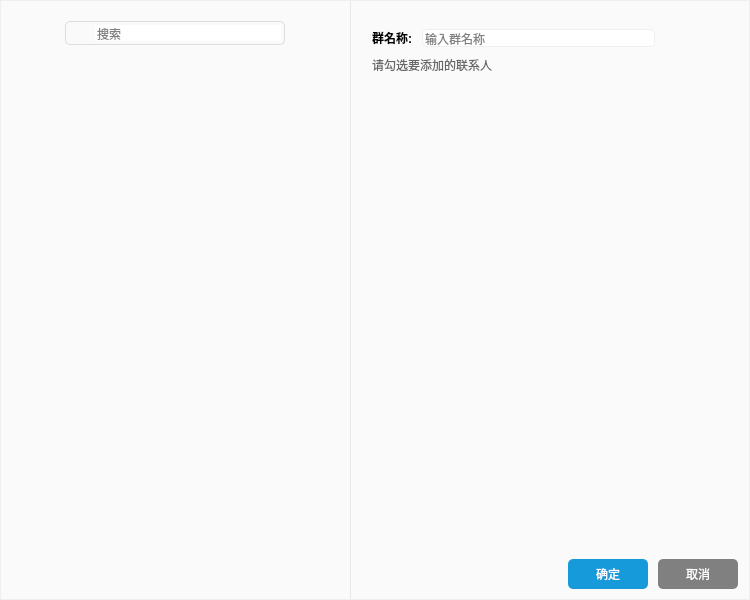
<?xml version="1.0" encoding="UTF-8"?>
<ui version="4.0">
 <class>AddGroupMemberDialog</class>
 <widget class="QDialog" name="AddGroupMemberDialog">
  <property name="geometry">
   <rect>
    <x>0</x>
    <y>0</y>
    <width>750</width>
    <height>600</height>
   </rect>
  </property>
  <property name="minimumSize">
   <size>
    <width>750</width>
    <height>600</height>
   </size>
  </property>
  <property name="maximumSize">
   <size>
    <width>750</width>
    <height>600</height>
   </size>
  </property>
  <property name="windowTitle">
   <string>AddGroupMemberDialog</string>
  </property>
  <layout class="QHBoxLayout" name="horizontalLayout">
   <property name="spacing">
    <number>0</number>
   </property>
   <property name="leftMargin">
    <number>1</number>
   </property>
   <property name="topMargin">
    <number>1</number>
   </property>
   <property name="rightMargin">
    <number>1</number>
   </property>
   <property name="bottomMargin">
    <number>1</number>
   </property>
   <item>
    <widget class="QWidget" name="widget" native="true">
     <property name="styleSheet">
      <string notr="true">QWidget#widget
{
  background:#fafafa;
}</string>
     </property>
     <layout class="QHBoxLayout" name="horizontalLayout_2">
      <property name="spacing">
       <number>0</number>
      </property>
      <property name="leftMargin">
       <number>0</number>
      </property>
      <property name="topMargin">
       <number>0</number>
      </property>
      <property name="rightMargin">
       <number>0</number>
      </property>
      <property name="bottomMargin">
       <number>0</number>
      </property>
      <item>
       <widget class="QWidget" name="widget_2" native="true">
        <property name="minimumSize">
         <size>
          <width>350</width>
          <height>0</height>
         </size>
        </property>
        <property name="maximumSize">
         <size>
          <width>350</width>
          <height>16777215</height>
         </size>
        </property>
        <property name="styleSheet">
         <string notr="true">QWidget#widget_2
{
  border-right:1px solid #e7e7e7;
}</string>
        </property>
        <layout class="QVBoxLayout" name="verticalLayout">
         <property name="spacing">
          <number>10</number>
         </property>
         <property name="leftMargin">
          <number>0</number>
         </property>
         <property name="topMargin">
          <number>20</number>
         </property>
         <property name="rightMargin">
          <number>1</number>
         </property>
         <property name="bottomMargin">
          <number>1</number>
         </property>
         <item>
          <widget class="QWidget" name="wid_search" native="true">
           <property name="minimumSize">
            <size>
             <width>0</width>
             <height>24</height>
            </size>
           </property>
           <property name="maximumSize">
            <size>
             <width>16777215</width>
             <height>24</height>
            </size>
           </property>
           <layout class="QHBoxLayout" name="horizontalLayout_7">
            <property name="spacing">
             <number>0</number>
            </property>
            <property name="leftMargin">
             <number>0</number>
            </property>
            <property name="topMargin">
             <number>0</number>
            </property>
            <property name="rightMargin">
             <number>0</number>
            </property>
            <property name="bottomMargin">
             <number>0</number>
            </property>
            <item>
             <widget class="QWidget" name="widget_8" native="true">
              <property name="minimumSize">
               <size>
                <width>220</width>
                <height>0</height>
               </size>
              </property>
              <property name="maximumSize">
               <size>
                <width>220</width>
                <height>16777215</height>
               </size>
              </property>
              <property name="styleSheet">
               <string notr="true">#widget_8
{
border:1px solid #dddddd;
border-radius:5%;
 }</string>
              </property>
              <layout class="QHBoxLayout" name="horizontalLayout_8">
               <property name="leftMargin">
                <number>4</number>
               </property>
               <property name="topMargin">
                <number>0</number>
               </property>
               <property name="rightMargin">
                <number>4</number>
               </property>
               <property name="bottomMargin">
                <number>0</number>
               </property>
               <item>
                <widget class="QLabel" name="label_3">
                 <property name="minimumSize">
                  <size>
                   <width>20</width>
                   <height>20</height>
                  </size>
                 </property>
                 <property name="maximumSize">
                  <size>
                   <width>20</width>
                   <height>20</height>
                  </size>
                 </property>
                 <property name="styleSheet">
                  <string notr="true">image:url(:/Resources/Images/WinMain/serch.png)</string>
                 </property>
                 <property name="text">
                  <string/>
                 </property>
                 <property name="alignment">
                  <set>Qt::AlignCenter</set>
                 </property>
                </widget>
               </item>
               <item>
                <widget class="QLineEdit" name="lineEdit_2">
                 <property name="styleSheet">
                  <string notr="true">border:none;</string>
                 </property>
                 <property name="placeholderText">
                  <string>搜索</string>
                 </property>
                 <property name="clearButtonEnabled">
                  <bool>true</bool>
                 </property>
                </widget>
               </item>
              </layout>
             </widget>
            </item>
           </layout>
          </widget>
         </item>
         <item>
          <widget class="QWidget" name="widget_4" native="true">
           <layout class="QHBoxLayout" name="horizontalLayout_3">
            <property name="spacing">
             <number>0</number>
            </property>
            <property name="leftMargin">
             <number>0</number>
            </property>
            <property name="topMargin">
             <number>0</number>
            </property>
            <property name="rightMargin">
             <number>0</number>
            </property>
            <property name="bottomMargin">
             <number>0</number>
            </property>
            <item>
             <widget class="QListWidget" name="listWidget">
              <property name="styleSheet">
               <string notr="true">QListWidget
{
border:none;
background:transparent;
}
QListWidget::item{background:transparent;}</string>
              </property>
             </widget>
            </item>
           </layout>
          </widget>
         </item>
        </layout>
       </widget>
      </item>
      <item>
       <widget class="QWidget" name="widget_3" native="true">
        <layout class="QVBoxLayout" name="verticalLayout_2">
         <property name="spacing">
          <number>0</number>
         </property>
         <property name="leftMargin">
          <number>1</number>
         </property>
         <property name="topMargin">
          <number>2</number>
         </property>
         <property name="rightMargin">
          <number>1</number>
         </property>
         <property name="bottomMargin">
          <number>10</number>
         </property>
         <item>
          <widget class="QWidget" name="widget_9" native="true">
           <property name="minimumSize">
            <size>
             <width>0</width>
             <height>20</height>
            </size>
           </property>
           <layout class="QVBoxLayout" name="verticalLayout_3">
            <property name="spacing">
             <number>0</number>
            </property>
            <property name="leftMargin">
             <number>0</number>
            </property>
            <property name="topMargin">
             <number>0</number>
            </property>
            <property name="rightMargin">
             <number>0</number>
            </property>
            <property name="bottomMargin">
             <number>0</number>
            </property>
            <item alignment="Qt::AlignRight">
             <widget class="QPushButton" name="btnClose">
              <property name="sizePolicy">
               <sizepolicy hsizetype="Minimum" vsizetype="Fixed">
                <horstretch>0</horstretch>
                <verstretch>0</verstretch>
               </sizepolicy>
              </property>
              <property name="minimumSize">
               <size>
                <width>20</width>
                <height>20</height>
               </size>
              </property>
              <property name="maximumSize">
               <size>
                <width>20</width>
                <height>20</height>
               </size>
              </property>
              <property name="cursor">
               <cursorShape>PointingHandCursor</cursorShape>
              </property>
              <property name="styleSheet">
               <string notr="true">border:none;</string>
              </property>
              <property name="text">
               <string/>
              </property>
             </widget>
            </item>
           </layout>
          </widget>
         </item>
         <item>
          <widget class="QWidget" name="widget_7" native="true">
           <property name="minimumSize">
            <size>
             <width>0</width>
             <height>30</height>
            </size>
           </property>
           <property name="maximumSize">
            <size>
             <width>16777215</width>
             <height>30</height>
            </size>
           </property>
           <layout class="QHBoxLayout" name="horizontalLayout_6">
            <property name="spacing">
             <number>10</number>
            </property>
            <property name="leftMargin">
             <number>20</number>
            </property>
            <property name="topMargin">
             <number>0</number>
            </property>
            <property name="rightMargin">
             <number>15</number>
            </property>
            <property name="bottomMargin">
             <number>0</number>
            </property>
            <item>
             <widget class="QLabel" name="label_2">
              <property name="styleSheet">
               <string notr="true">color:#000;
font-weight:500;</string>
              </property>
              <property name="text">
               <string>群名称:</string>
              </property>
             </widget>
            </item>
            <item>
             <widget class="QLineEdit" name="groupName">
              <property name="minimumSize">
               <size>
                <width>233</width>
                <height>0</height>
               </size>
              </property>
              <property name="styleSheet">
               <string notr="true">border-radius:5%;
border:1px solid #eee;</string>
              </property>
              <property name="placeholderText">
               <string>输入群名称</string>
              </property>
              <property name="clearButtonEnabled">
               <bool>true</bool>
              </property>
             </widget>
            </item>
            <item>
             <spacer name="horizontalSpacer_3">
              <property name="orientation">
               <enum>Qt::Horizontal</enum>
              </property>
              <property name="sizeHint" stdset="0">
               <size>
                <width>50</width>
                <height>20</height>
               </size>
              </property>
             </spacer>
            </item>
            <item>
             <widget class="QLabel" name="lab_count_2">
              <property name="styleSheet">
               <string notr="true">color:#666666;</string>
              </property>
              <property name="text">
               <string/>
              </property>
             </widget>
            </item>
           </layout>
          </widget>
         </item>
         <item>
          <widget class="QWidget" name="widget_5" native="true">
           <property name="minimumSize">
            <size>
             <width>0</width>
             <height>24</height>
            </size>
           </property>
           <property name="maximumSize">
            <size>
             <width>16777215</width>
             <height>24</height>
            </size>
           </property>
           <layout class="QHBoxLayout" name="horizontalLayout_4">
            <property name="spacing">
             <number>0</number>
            </property>
            <property name="leftMargin">
             <number>20</number>
            </property>
            <property name="topMargin">
             <number>0</number>
            </property>
            <property name="rightMargin">
             <number>15</number>
            </property>
            <property name="bottomMargin">
             <number>0</number>
            </property>
            <item>
             <widget class="QLabel" name="label">
              <property name="styleSheet">
               <string notr="true">color:#666666;</string>
              </property>
              <property name="text">
               <string>请勾选要添加的联系人</string>
              </property>
             </widget>
            </item>
            <item>
             <spacer name="horizontalSpacer">
              <property name="orientation">
               <enum>Qt::Horizontal</enum>
              </property>
              <property name="sizeHint" stdset="0">
               <size>
                <width>112</width>
                <height>20</height>
               </size>
              </property>
             </spacer>
            </item>
            <item>
             <widget class="QLabel" name="lab_count">
              <property name="styleSheet">
               <string notr="true">color:#666666;</string>
              </property>
              <property name="text">
               <string/>
              </property>
             </widget>
            </item>
           </layout>
          </widget>
         </item>
         <item>
          <widget class="QListWidget" name="listWidget_2">
           <property name="styleSheet">
            <string notr="true">QListWidget
{
border:none;
background:transparent;
}
QListWidget::item{background:transparent;}</string>
           </property>
          </widget>
         </item>
         <item>
          <widget class="QWidget" name="widget_6" native="true">
           <property name="minimumSize">
            <size>
             <width>0</width>
             <height>30</height>
            </size>
           </property>
           <property name="maximumSize">
            <size>
             <width>16777215</width>
             <height>30</height>
            </size>
           </property>
           <layout class="QHBoxLayout" name="horizontalLayout_5">
            <property name="spacing">
             <number>10</number>
            </property>
            <property name="leftMargin">
             <number>0</number>
            </property>
            <property name="topMargin">
             <number>0</number>
            </property>
            <property name="rightMargin">
             <number>10</number>
            </property>
            <property name="bottomMargin">
             <number>0</number>
            </property>
            <item>
             <spacer name="horizontalSpacer_2">
              <property name="orientation">
               <enum>Qt::Horizontal</enum>
              </property>
              <property name="sizeHint" stdset="0">
               <size>
                <width>77</width>
                <height>20</height>
               </size>
              </property>
             </spacer>
            </item>
            <item>
             <widget class="QPushButton" name="pushButton">
              <property name="enabled">
               <bool>false</bool>
              </property>
              <property name="minimumSize">
               <size>
                <width>80</width>
                <height>30</height>
               </size>
              </property>
              <property name="maximumSize">
               <size>
                <width>80</width>
                <height>30</height>
               </size>
              </property>
              <property name="cursor">
               <cursorShape>PointingHandCursor</cursorShape>
              </property>
              <property name="styleSheet">
               <string notr="true">QPushButton
{
border:none;
color:#ffffff;
background:rgb(22,154,218);
font: 14px &quot;微软雅黑&quot;;
border-radius:5%;
}

QPushButton:disabled
{
 background:rgb(22,154,218);
}</string>
              </property>
              <property name="text">
               <string>确定</string>
              </property>
             </widget>
            </item>
            <item>
             <widget class="QPushButton" name="pushButton_2">
              <property name="minimumSize">
               <size>
                <width>80</width>
                <height>30</height>
               </size>
              </property>
              <property name="maximumSize">
               <size>
                <width>80</width>
                <height>30</height>
               </size>
              </property>
              <property name="cursor">
               <cursorShape>PointingHandCursor</cursorShape>
              </property>
              <property name="styleSheet">
               <string notr="true">QPushButton
{
border:none;
color:#ffffff;
background:gray;
font: 14px &quot;微软雅黑&quot;;
border-radius:5%;
}

QPushButton:disabled
{
 background:gray;
}</string>
              </property>
              <property name="text">
               <string>取消</string>
              </property>
             </widget>
            </item>
           </layout>
          </widget>
         </item>
        </layout>
       </widget>
      </item>
     </layout>
    </widget>
   </item>
  </layout>
 </widget>
 <layoutdefault spacing="6" margin="11"/>
 <resources>
  <include location="CMainFrame.qrc"/>
 </resources>
 <connections>
  <connection>
   <sender>pushButton_2</sender>
   <signal>clicked()</signal>
   <receiver>AddGroupMemberDialog</receiver>
   <slot>close()</slot>
   <hints>
    <hint type="sourcelabel">
     <x>505</x>
     <y>451</y>
    </hint>
    <hint type="destinationlabel">
     <x>662</x>
     <y>453</y>
    </hint>
   </hints>
  </connection>
  <connection>
   <sender>pushButton</sender>
   <signal>clicked()</signal>
   <receiver>AddGroupMemberDialog</receiver>
   <slot>slot_button()</slot>
   <hints>
    <hint type="sourcelabel">
     <x>407</x>
     <y>452</y>
    </hint>
    <hint type="destinationlabel">
     <x>385</x>
     <y>597</y>
    </hint>
   </hints>
  </connection>
  <connection>
   <sender>lineEdit_2</sender>
   <signal>textChanged(QString)</signal>
   <receiver>AddGroupMemberDialog</receiver>
   <slot>slot_text_changed(QString)</slot>
   <hints>
    <hint type="sourcelabel">
     <x>96</x>
     <y>31</y>
    </hint>
    <hint type="destinationlabel">
     <x>86</x>
     <y>-86</y>
    </hint>
   </hints>
  </connection>
  <connection>
   <sender>btnClose</sender>
   <signal>clicked(bool)</signal>
   <receiver>AddGroupMemberDialog</receiver>
   <slot>close()</slot>
   <hints>
    <hint type="sourcelabel">
     <x>647</x>
     <y>12</y>
    </hint>
    <hint type="destinationlabel">
     <x>329</x>
     <y>289</y>
    </hint>
   </hints>
  </connection>
 </connections>
 <slots>
  <slot>slot_button()</slot>
  <slot>slot_text_changed(QString)</slot>
 </slots>
</ui>
